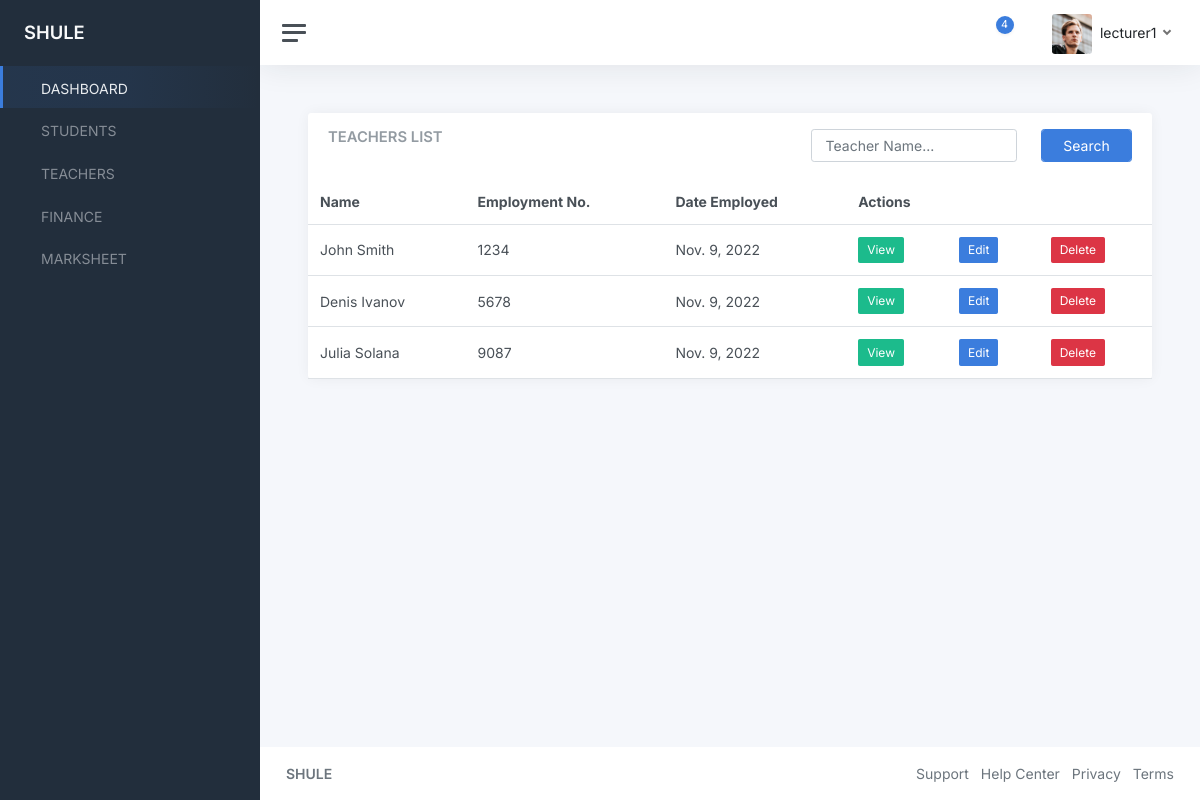
Page /teachers/ (signed in) on the committed database.
### teachers/models.py (models this page shows, shortened)
class Teacher(models.Model):
    user = models.OneToOneField(User, on_delete=models.CASCADE)
    name = models.CharField(max_length=255)
    employment_number = models.CharField(max_length=255)
    employment_date = models.DateField(null=True)

### teachers/views.py (the view)
# urls.py: path("teachers/", include("teachers.urls")),
def teachers(request):
    teachers = Teacher.objects.all()
    context = {
        "teachers": teachers
    }
    return render(request, "teachers/teachers.html", context)

### templates/teachers/teachers.html (shortened to what this page needs)
{% extends "base.html" %}
{% block content %}
<main class="content">
    <div class="container-fluid p-0">
        <div class="row">
            <div class="col-12 col-lg-12 col-xxl-12 d-flex">
                <div class="card flex-fill">
                    <div class="card-header">
                        <div class="row">
                            <div class="col-7">
                                <h5 class="card-title mb-0">TEACHERS LIST</h5>
                            </div>
                            <div class="col-5">
                                <form method="POST">
                                    <div class="row">
                                        <div class="col-8">
                                            <input type="text" class="form-control" name="search" id="search"
                                                placeholder="Teacher Name..." />
                                        </div>
                                        <div class="col-4">
                                            <div class="form-group">
                                                <input type="submit" class="form-control btn btn-primary"
                                                    value="Search">
                                            </div>
                                        </div>
                                    </div>
                                </form>
                            </div>
                        </div>
                    </div>
                    <table class="table table-hover my-0">
                        <thead>
                            <tr>
                                <th>Name</th>
                                <th>Employment No.</th>
                                <th>Date Employed</th>
                                <th colspan="3">Actions</th>
                            </tr>
                        </thead>
                        <tbody>
                            {% for teacher in teachers %}
                            <tr>
                                <td>{{teacher.name}}</td>
                                <td>{{teacher.employment_number}}</td>
                                <td>{{teacher.employment_date}}</td>
                                <td>
                                    <a href="#"
                                        class="btn btn-sm btn-success">View</a>
                                </td>
                                <td>
                                    <a href="#" class="btn btn-sm btn-primary">Edit</a>
                                </td>
                                <td>
                                    <a href="#" class="btn btn-sm btn-danger">Delete</a>
                                </td>
                            </tr>
                            {% endfor %}
                        </tbody>
                    </table>
                </div>
            </div>
        </div>
    </div>
</main>
{% endblock content %}

### templates/base.html (shortened to what this page needs)
{% load static %}
<!DOCTYPE html>
<html lang="en">
<head>
	<link href="{% static 'admin/css/app.css' %}" rel="stylesheet">
</head>
<body>
	<div class="wrapper">
		<nav id="sidebar" class="sidebar js-sidebar">
			<div class="sidebar-content js-simplebar">
				<a class="sidebar-brand" href="#">
          <span class="align-middle">SHULE</span>
        </a>
				<ul class="sidebar-nav">
					<li class="sidebar-item active">
						<a class="sidebar-link" href="{% url 'home' %}">
               <span class="align-middle">DASHBOARD</span>
            </a>
					</li>
					<li class="sidebar-item">
						<a class="sidebar-link" href="{% url 'students' %}">
               <span class="align-middle">STUDENTS</span>
            </a>
					</li>
					<li class="sidebar-item">
						<a class="sidebar-link" href="{% url 'teachers' %}">
               <span class="align-middle">TEACHERS</span>
            </a>
					</li>
					<li class="sidebar-item">
						<a class="sidebar-link" href="#">
               <span class="align-middle">FINANCE</span>
            </a>
					</li>
			<li class="sidebar-item">
				<a class="sidebar-link" href="{% url 'marksheet' %}">
					 <span class="align-middle">MARKSHEET</span>
				</a>
			</li>
			</ul>
			</div>
		</nav>
		<div class="main">
			<nav class="navbar navbar-expand navbar-light navbar-bg">
				<a class="sidebar-toggle js-sidebar-toggle">
          <i class="hamburger align-self-center"></i>
        </a>
				<div class="navbar-collapse collapse">
					<ul class="navbar-nav navbar-align">
						<li class="nav-item dropdown">
							<a class="nav-icon dropdown-toggle" href="#" id="alertsDropdown" data-bs-toggle="dropdown">
								<div class="position-relative">
									<span class="indicator">4</span>
								</div>
							</a>
						</li>
						<li class="nav-item dropdown">
							<a class="nav-icon dropdown-toggle" href="#" id="messagesDropdown" data-bs-toggle="dropdown">
							</a>
						</li>
						<li class="nav-item dropdown">
							<a class="nav-link dropdown-toggle d-none d-sm-inline-block" href="#" data-bs-toggle="dropdown">
                <img src="{% static 'admin/img/avatars/avatar.jpg' %}" class="avatar img-fluid rounded me-1" alt="Charles Hall" /> <span class="text-dark">{{request.user.username}}</span>
              </a>
						</li>
					</ul>
				</div>
			</nav>
{% block content %}
{% endblock content %}
			<footer class="footer">
				<div class="container-fluid">
					<div class="row text-muted">
						<div class="col-6 text-start">
							<p class="mb-0">
								<a class="text-muted" href="#" target="_blank"><strong>SHULE</strong></a>
							</p>
						</div>
						<div class="col-6 text-end">
							<ul class="list-inline">
								<li class="list-inline-item">
									<a class="text-muted" href="" target="_blank">Support</a>
								</li>
								<li class="list-inline-item">
									<a class="text-muted" href="" target="_blank">Help Center</a>
								</li>
								<li class="list-inline-item">
									<a class="text-muted" href="" target="_blank">Privacy</a>
								</li>
								<li class="list-inline-item">
									<a class="text-muted" href="" target="_blank">Terms</a>
								</li>
							</ul>
						</div>
					</div>
				</div>
			</footer>
		</div>
	</div>
</body>
</html>

### rows in the picture
Teacher: name "John Smith", employment_number "1234", employment_date "Nov. 9, 2022"
Teacher: name "Denis Ivanov", employment_number "5678", employment_date "Nov. 9, 2022"
Teacher: name "Julia Solana", employment_number "9087", employment_date "Nov. 9, 2022"

### other values in the picture
{{ request.user.username }} "lecturer1"
